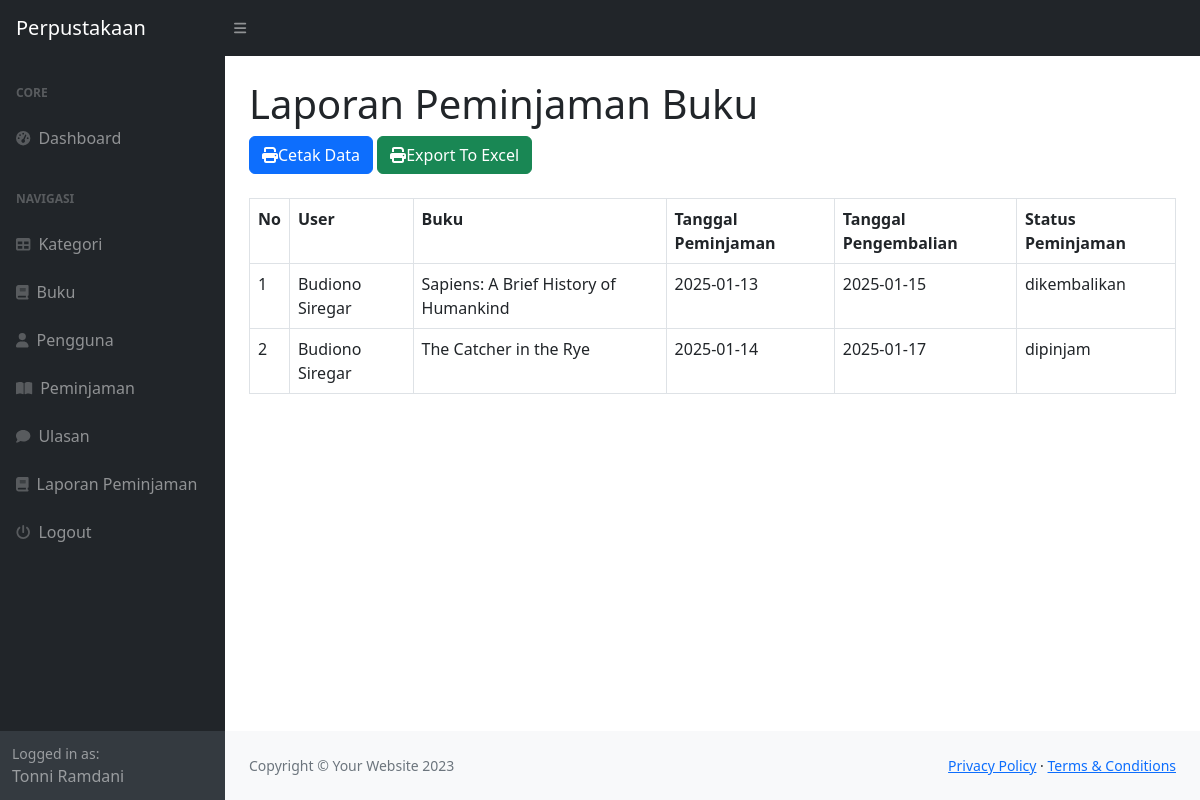
The app's page /index.php?page=laporan (signed in), older data.
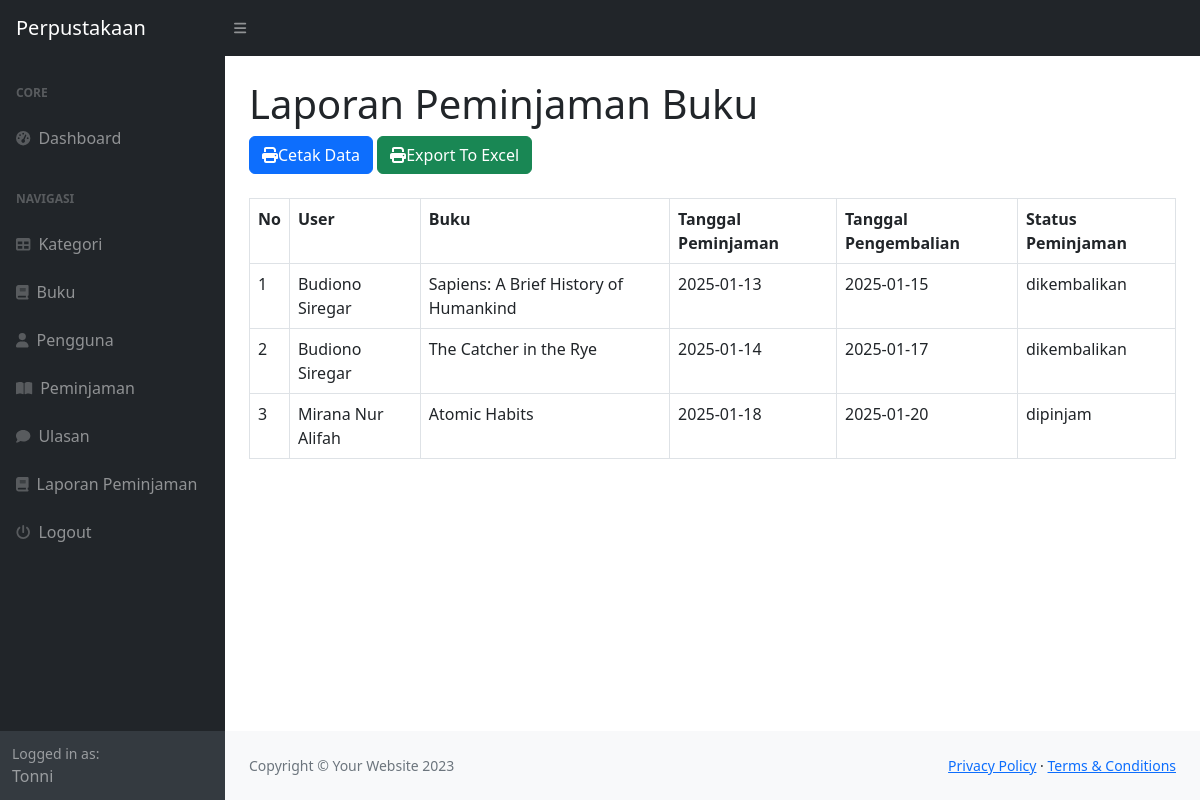
The same page, newer data.
### tables this page shows
CREATE TABLE `peminjaman` (
  `id_peminjaman` int NOT NULL,
  `id_user` int DEFAULT NULL,
  `id_buku` int DEFAULT NULL,
  `tanggal_peminjaman` varchar(255) DEFAULT NULL,
  `tanggal_pengembalian` varchar(255) DEFAULT NULL,
  `status_peminjaman` enum('dipinjam','dikembalikan') DEFAULT NULL
);

CREATE TABLE `user` (
  `id_user` int NOT NULL,
  `nama` varchar(255) DEFAULT NULL,
  `username` varchar(255) DEFAULT NULL,
  `password` varchar(255) DEFAULT NULL,
  `email` varchar(255) DEFAULT NULL,
  `alamat` text,
  `no_telepon` varchar(255) DEFAULT NULL,
  `level` enum('admin','peminjam') DEFAULT NULL
);

CREATE TABLE `buku` (
  `id_buku` int NOT NULL,
  `id_kategori` int DEFAULT NULL,
  `judul` varchar(255) DEFAULT NULL,
  `penulis` varchar(255) DEFAULT NULL,
  `penerbit` varchar(255) DEFAULT NULL,
  `tahun_terbit` varchar(255) DEFAULT NULL,
  `deskripsi` text
);

### laporan.php (the view, shortened to what the changed rows need)
<h1 class="mt-4">Laporan Peminjaman Buku</h1>
<div class="row">
    <div class="col-md-12">
        <br>
        <br>
        <table class="table table-bordered" id="dataTable" width="100%" cellspacin="5">
            <tr>
                <th>No</th>
                <th>User</th>
                <th>Buku</th>
                <th>Tanggal Peminjaman</th>
                <th>Tanggal Pengembalian</th>
                <th>Status Peminjaman</th>
            </tr>
            <?php
            $i = 1;
                $query = mysqli_query($koneksi, "SELECT * FROM peminjaman LEFT JOIN user on user.id_user = peminjaman.id_user LEFT JOIN buku on buku.id_buku = peminjaman.id_buku");
                while($data = mysqli_fetch_array($query)){
                    ?>
                    <tr>
                        <td><?php echo $i++?></td>
                        <td><?php echo $data['nama']; ?></td>
                        <td><?php echo $data['judul']; ?></td>
                        <td><?php echo $data['tanggal_peminjaman']; ?></td>
                        <td><?php echo $data['tanggal_pengembalian']; ?></td>
                        <td><?php echo $data['status_peminjaman']; ?></td>
                    <tr>
                        <?php
                }
            ?>
        </table>
    </div>
</div>

### index.php (shortened to what the changed rows need)
<!DOCTYPE html>
<html lang="en">
<head>
    <link href="https://cdn.jsdelivr.net/npm/simple-datatables@7.1.2/dist/style.min.css" rel="stylesheet" />
    <link href="css/styles.css" rel="stylesheet" />
</head>
<body class="sb-nav-fixed">
    <div id="layoutSidenav">
        <div id="layoutSidenav_nav">
            <nav class="sb-sidenav accordion sb-sidenav-dark" id="sidenavAccordion">
                <div class="sb-sidenav-menu">
                    <div class="nav">
                    </div>
                </div>
                <div class="sb-sidenav-footer">
                    <div class="small">Logged in as:</div>
                    <?php
                    echo $_SESSION['user']['nama'];
                    ?>
                </div>
            </nav>
        </div>
        <div id="layoutSidenav_content">
            <main>
                <div class="container-fluid px-4">
                    <?php
                    $page = isset($_GET['page']) ? $_GET['page'] : 'home';
                    if (file_exists($page . ".php")) {
                        include $page . ".php";
                    } else {
                        include "404.php";
                    }
                    ?>
                </div>
            </main>
        </div>
    </div>
</body>
</html>

Row changes from the older to the newer data that the page shows:
changed peminjaman "The Catcher in the Rye": status_peminjaman "dipinjam" → "dikembalikan"
added peminjaman: id_user.nama "Mirana Nur Alifah", id_buku.judul "Atomic Habits", tanggal_peminjaman "2025-01-18", tanggal_pengembalian "2025-01-20", status_peminjaman "dipinjam"
Text that changed along with them:
$_SESSION['user']['nama']: "Tonni Ramdani" → "Tonni"
